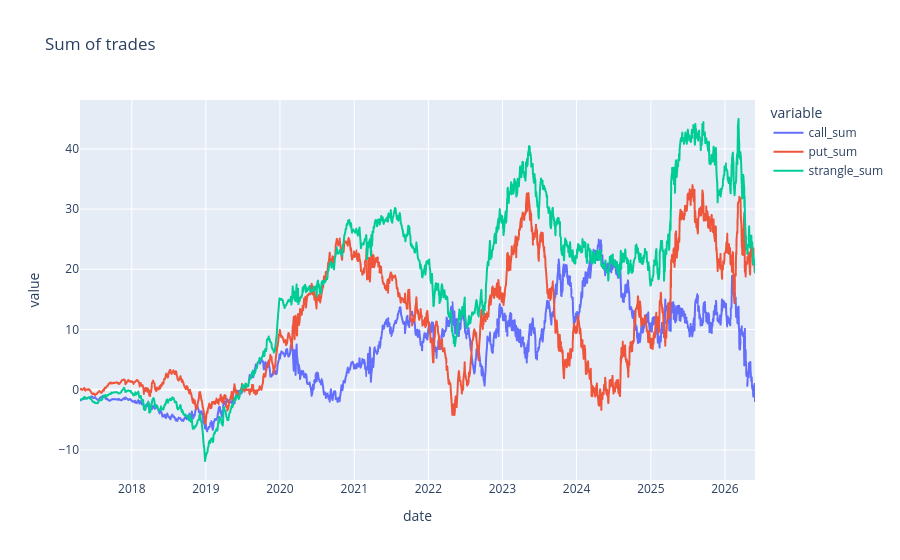

Notebook cell for this chart:
### Code cell
px.line(df_roll[['call_sum', 'put_sum', 'strangle_sum']].iloc[30:], title='Sum of trades')

### Figure 1 — Plotly figure (JSON) as saved in the notebook; plotly's stock layout.template omitted (floating-point values rounded to 4 significant figures; data arrays with more than 128 entries replaced by an {"elided": "..."} marker saying what was removed)
{"data": [{"hovertemplate": "variable=call_sum<br>date=%{x}<br>value=%{y}<extra></extra>", "legendgroup": "call_sum", "line": {"color": "#636efa", "dash": "solid"}, "marker": {"symbol": "circle"}, "mode": "lines", "name": "call_sum", "showlegend": true, "type": "scattergl", "x": {"elided": "1714 str values"}, "xaxis": "x", "y": {"elided": "1714 float values"}, "yaxis": "y"}, {"hovertemplate": "variable=put_sum<br>date=%{x}<br>value=%{y}<extra></extra>", "legendgroup": "put_sum", "line": {"color": "#EF553B", "dash": "solid"}, "marker": {"symbol": "circle"}, "mode": "lines", "name": "put_sum", "showlegend": true, "type": "scattergl", "x": {"elided": "1714 str values"}, "xaxis": "x", "y": {"elided": "1714 float values"}, "yaxis": "y"}, {"hovertemplate": "variable=strangle_sum<br>date=%{x}<br>value=%{y}<extra></extra>", "legendgroup": "strangle_sum", "line": {"color": "#00cc96", "dash": "solid"}, "marker": {"symbol": "circle"}, "mode": "lines", "name": "strangle_sum", "showlegend": true, "type": "scattergl", "x": {"elided": "1714 str values"}, "xaxis": "x", "y": {"elided": "1714 float values"}, "yaxis": "y"}], "layout": {"autosize": true, "legend": {"title": {"text": "variable"}, "tracegroupgap": 0}, "title": {"text": "Sum of trades"}, "xaxis": {"anchor": "y", "autorange": true, "domain": [0, 1], "range": ["2017-04-21", "2026-05-29"], "title": {"text": "date"}, "type": "date"}, "yaxis": {"anchor": "x", "autorange": true, "domain": [0, 1], "range": [-15.01, 48.13], "title": {"text": "value"}, "type": "linear"}}}
